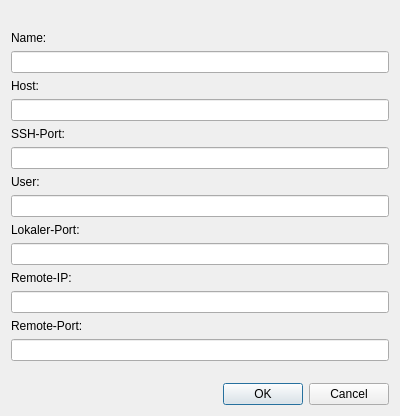
<?xml version="1.0" encoding="UTF-8"?>
<ui version="4.0">
 <class>NewEntry</class>
 <widget class="QDialog" name="NewEntry">
  <property name="geometry">
   <rect>
    <x>0</x>
    <y>0</y>
    <width>400</width>
    <height>416</height>
   </rect>
  </property>
  <property name="windowTitle">
   <string>Neuen Eintrag erstellen</string>
  </property>
  <layout class="QVBoxLayout" name="verticalLayout">
   <item>
    <widget class="QLabel" name="labelError">
     <property name="text">
      <string/>
     </property>
    </widget>
   </item>
   <item>
    <widget class="QLabel" name="label">
     <property name="text">
      <string>Name:</string>
     </property>
    </widget>
   </item>
   <item>
    <widget class="QLineEdit" name="lineName"/>
   </item>
   <item>
    <widget class="QLabel" name="label_2">
     <property name="text">
      <string>Host:</string>
     </property>
    </widget>
   </item>
   <item>
    <widget class="QLineEdit" name="lineHost"/>
   </item>
   <item>
    <widget class="QLabel" name="label_7">
     <property name="text">
      <string>SSH-Port:</string>
     </property>
    </widget>
   </item>
   <item>
    <widget class="QLineEdit" name="lineSshPort"/>
   </item>
   <item>
    <widget class="QLabel" name="label_3">
     <property name="text">
      <string>User:</string>
     </property>
    </widget>
   </item>
   <item>
    <widget class="QLineEdit" name="lineUser"/>
   </item>
   <item>
    <widget class="QLabel" name="label_4">
     <property name="text">
      <string>Lokaler-Port:</string>
     </property>
    </widget>
   </item>
   <item>
    <widget class="QLineEdit" name="lineLocPort"/>
   </item>
   <item>
    <widget class="QLabel" name="label_5">
     <property name="text">
      <string>Remote-IP:</string>
     </property>
    </widget>
   </item>
   <item>
    <widget class="QLineEdit" name="lineExtIP"/>
   </item>
   <item>
    <widget class="QLabel" name="label_6">
     <property name="text">
      <string>Remote-Port:</string>
     </property>
    </widget>
   </item>
   <item>
    <widget class="QLineEdit" name="lineExtPort"/>
   </item>
   <item>
    <spacer name="verticalSpacer">
     <property name="orientation">
      <enum>Qt::Vertical</enum>
     </property>
     <property name="sizeHint" stdset="0">
      <size>
       <width>0</width>
       <height>0</height>
      </size>
     </property>
    </spacer>
   </item>
   <item>
    <layout class="QHBoxLayout" name="horizontalLayout">
     <item>
      <spacer name="horizontalSpacer">
       <property name="orientation">
        <enum>Qt::Horizontal</enum>
       </property>
       <property name="sizeHint" stdset="0">
        <size>
         <width>40</width>
         <height>20</height>
        </size>
       </property>
      </spacer>
     </item>
     <item>
      <widget class="QPushButton" name="buttonOk">
       <property name="text">
        <string>OK</string>
       </property>
      </widget>
     </item>
     <item>
      <widget class="QPushButton" name="buttonCancel">
       <property name="text">
        <string>Cancel</string>
       </property>
      </widget>
     </item>
    </layout>
   </item>
  </layout>
 </widget>
 <resources/>
 <connections/>
</ui>
